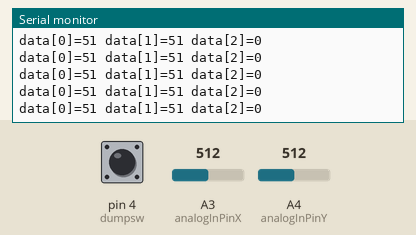
Simulated run of this sketch. Board: Arduino Uno, built with avr-gcc and run on an emulated ATmega328P. Shown: the last lines printed to the serial monitor. The inputs (shaded band) are chosen by the test bench; at power-on: A3 (analogInPinX) = 512, A4 (analogInPinY) = 512, pin 4 (dumpsw) LOW. No radio packets arrive unless stated.

Above: at 1.2 s.
1.3 s: A3 (analogInPinX) set to 716
At 1.42 s:
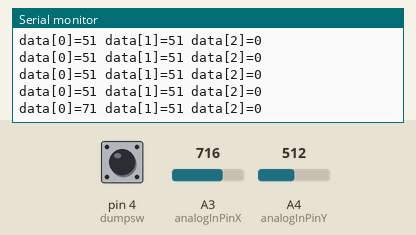
2.8 s: A4 (analogInPinY) set to 716
At 2.83 s:
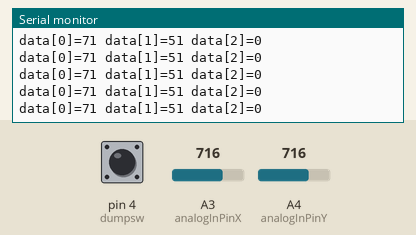
4.3 s: pin 4 (dumpsw) pulled HIGH for 0.15 s
At 4.45 s:
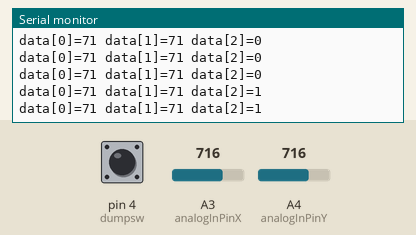
5.9 s: A3 (analogInPinX) set to 900
At 5.93 s:
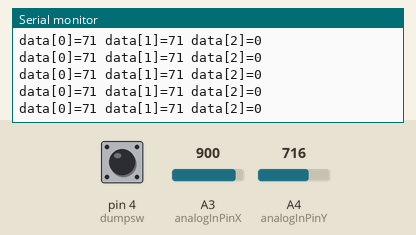
7.4 s: A4 (analogInPinY) set to 0
At 7.41 s:
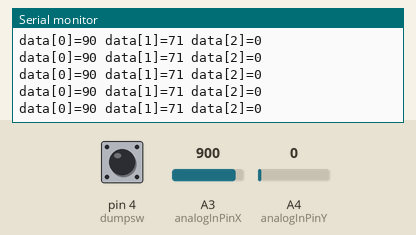
10.4 s: pin 4 (dumpsw) pulled HIGH for 1 s
At 10.57 s:
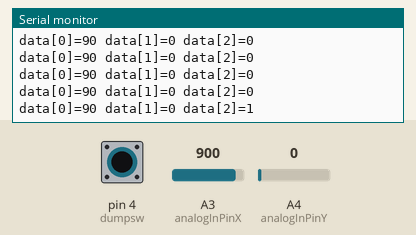
Timing chart, 0 to 13.4 s (numbered marks = the images above; inputs shaded):
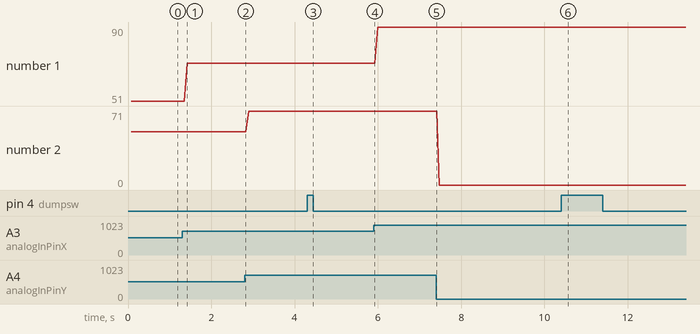

Measured:
- after the input at 1.3 s, the serial monitor: prints a new line after 0.12 s (image 1)
- after the input at 4.3 s, the serial monitor: prints a new line after 0.08 s (image 3)
- after the input at 10.4 s, the serial monitor: prints a new line after 0.10 s (image 6)
- plotted number 1: 51 → 71 after the input at 1.3 s, 71 → 90 after the input at 5.9 s

The sketch:

Tx_Board_V7-public.ino
```cpp
// (licence header left out)
#include <SPI.h>
#include "nRF24L01.h"
#include "RF24.h"

RF24 radio(9,10);

uint8_t data[3] ;
const uint8_t buffer_size = sizeof(data);
const uint64_t pipes[2] = { 0xF0F0F0F0E1LL, 0xF0F0F0F0D2LL };//two pipes communication

const int analogInPinX = A3;//
const int analogInPinY= A4;
const int dumpsw = 4;//dumper switch pin 4

int Str_value = 0;
int Esc_value = 0;
int dumpswval = 0;

void setup(void)
{
  Serial.begin(115200);
  pinMode(analogInPinX,INPUT );
  pinMode(analogInPinY,INPUT );

  radio.begin();
  radio.setRetries(15,15);
  radio.openReadingPipe(1,pipes[1]);
  radio.startListening();
  radio.printDetails();
  radio.openWritingPipe(pipes[0]);
  radio.openReadingPipe(1,pipes[1]);
  radio.stopListening();

}

void loop(void)
{

  Str_value = analogRead(analogInPinX);

  Str_value = Str_value/10;//scaling Str_value
  data[0] = Str_value;
  ////////////////////////////////////////////////////////////////////////
  Esc_value = analogRead(analogInPinY);

  data[1] = Esc_value/10;//scaling Esc_value
  /////////////////////////////////////////////////////////////////////////
  dumpswval = digitalRead(dumpsw);
  delay(15);

  if (dumpswval == HIGH){

    data[2] = 1;//dump switch on,HIGH
  }
  else {
    data[2] = 0;//dump switch off,LOW
  }
  /////////////////////////////////////////////////////////////////////////
  radio.stopListening();

  bool ok = radio.write(  data ,sizeof(data) );
  delay(30);
  radio.startListening();
  delay(20);
  if (ok){
    Serial.print("data[0]=");
    Serial.print(data[0]);
    Serial.print(" data[1]=");
    Serial.print(data[1]);
    Serial.print(" data[2]=");
    Serial.println(data[2]);
  }
  else
    Serial.println("Failed");

}//void loop()
```
